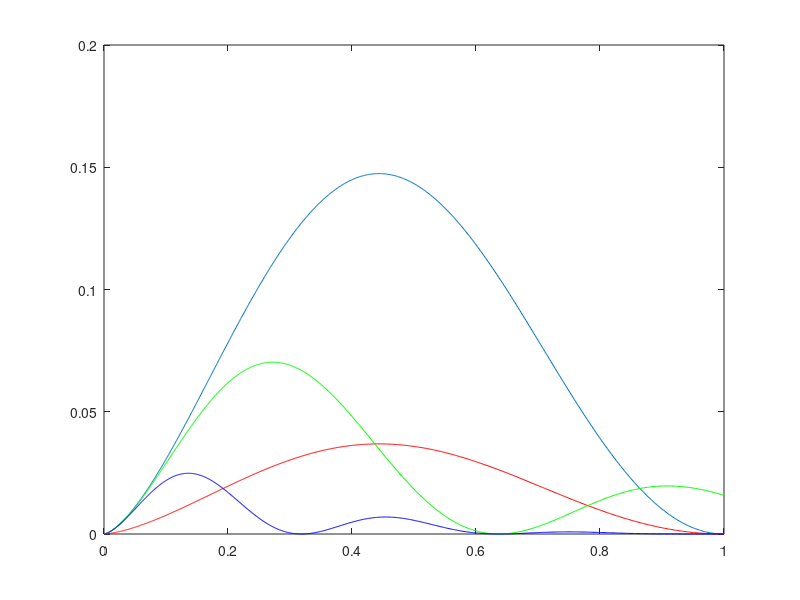

This chart was generated by the following MATLAB code:
a =  0 : 0.001 : 1;
t =  0 : 0.001 : 1;
x = 0 : 0.001 : 1;

k = (((a.*a).*t));

v = (((a.*a).*t)/4);

m  = (x.*t);
p  = (pi.*(x.*t));
s  = k.*(sinc(m).*sinc(m)) ; %Polar
u  = v.*(sinc(m).*sinc(m)) ; %Unipolar
g  = k.*(sinc(m/2).*sinc(m/2)).*(sinc(p/2).*sinc(p/2)); % Manchester
h  = k.*(sinc(m).*sinc(m)).*(sinc(p).*sinc(p)); %Bipolar

figure;
plot(m,s);

hold on;
plot(m,u,'r');
  
plot(m,g,'g'); 
plot(m,h,'b');
 
  hold off;

 
 
  
  
 
 
 
